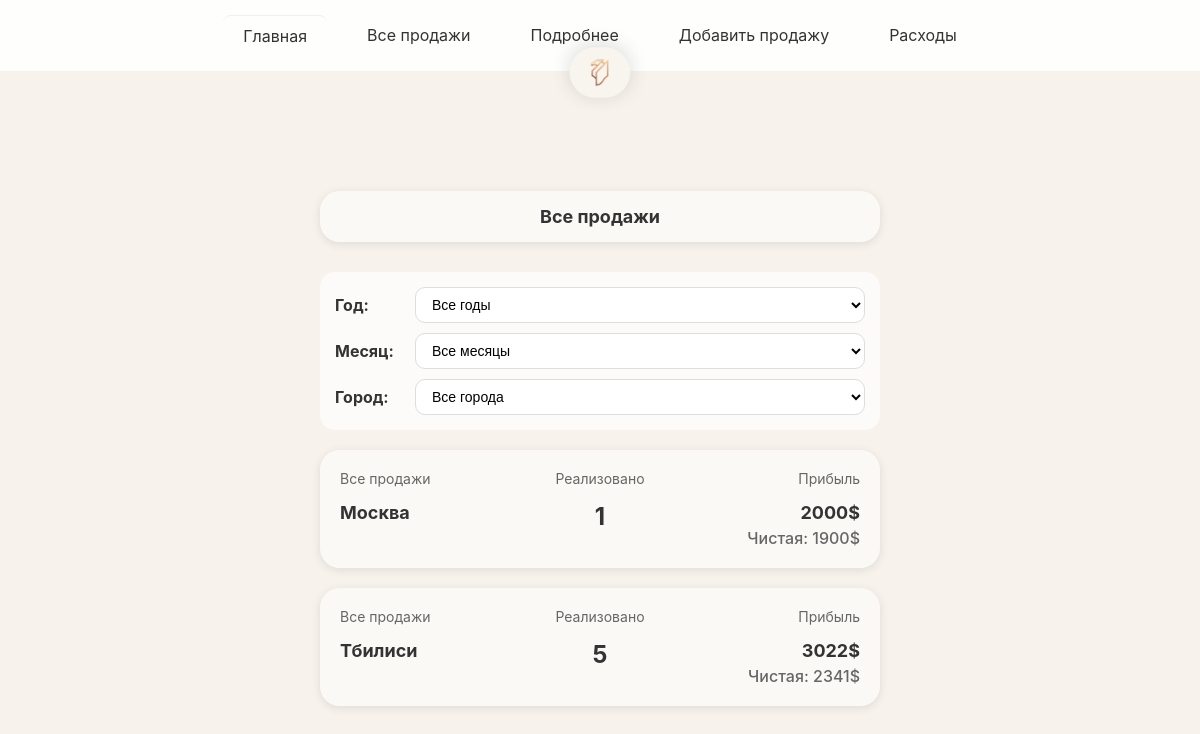
The app's page /all_sales_summary with its own data.
### app.py (models this page shows, shortened)
class City(db.Model):
    id = db.Column(db.Integer, primary_key=True)
    name = db.Column(db.String(100), unique=True, nullable=False)

### app.py (the view, shortened to what this page needs)
@app.route('/all_sales_summary')
def all_sales_summary():
    year_filter = request.args.get('year', 'all')
    month_filter = request.args.get('month', 'all')
    city_filter = request.args.get('city', 'all')
    sales_query = Sale.query
    if city_filter != 'all':
        sales_query = sales_query.join(City).filter(City.name == city_filter)
    all_sales = sales_query.all()
    cities_data = {}
    for sale in all_sales:
        city_name = sale.city.name
        sale_date = sale.date.date() if isinstance(sale.date, datetime) else sale.date
        sale_month = sale_date.month
        sale_year = sale_date.year
        if city_name not in cities_data:
            cities_data[city_name] = {
                'count': 0,
                'total_buy': 0,
                'total_sell': 0,
                'total_expenses': 0,
                'gross_profit': 0,
                'net_profit': 0,
                'months': {}  # Группировка по месяцам
            }
        data = cities_data[city_name]
        data['count'] += 1
        data['total_buy'] += sale.buy_price
        data['total_sell'] += sale.sell_price
        sale_expenses = sum(e.amount for e in sale.expenses)
        data['total_expenses'] += sale_expenses
        month_key = f"{sale_year}-{sale_month:02d}"
        if month_key not in data['months']:
            data['months'][month_key] = {
                'count': 0,
                'gross_profit': 0,
                'net_profit': 0,
                'month': sale_month,
                'year': sale_year
            }
        month_data = data['months'][month_key]
        month_data['count'] += 1
        month_data['gross_profit'] += (sale.sell_price - sale.buy_price)
        month_data['net_profit'] += (sale.sell_price - sale.buy_price - sale_expenses)
    for city_name, data in cities_data.items():
        data['gross_profit'] = data['total_sell'] - data['total_buy']
        data['net_profit'] = data['gross_profit'] - data['total_expenses']
        data['months'] = dict(sorted(data['months'].items(), reverse=True))
    months_ru = ['Январь', 'Февраль', 'Март', 'Апрель', 'Май', 'Июнь',
                 'Июль', 'Август', 'Сентябрь', 'Октябрь', 'Ноябрь', 'Декабрь']
    period_label = "Все продажи"
    if year_filter != 'all' and month_filter != 'all':
        try:
            month_name = months_ru[int(month_filter) - 1]
            period_label = f"{month_name} {year_filter}"
        except:
            period_label = f"{year_filter} год"
    elif year_filter != 'all':
        period_label = f"{year_filter} год"
    all_years = sorted(set(s.date.year for s in Sale.query.with_entities(Sale.date).all()), reverse=True)
    if not all_years:
        all_years = [date.today().year]
    all_cities = sorted([c.name for c in City.query.all()])
    return render_template('all_sales_summary.html',
                           cities_data=cities_data,
                           all_years=all_years,
                           all_cities=all_cities,
                           selected_year=year_filter,
                           selected_month=month_filter,
                           selected_city=city_filter,
                           period_label=period_label,
                           months_ru=months_ru)

### templates/all_sales_summary.html (shortened to what this page needs)
{% extends 'base.html' %}
{% block content %}
<div class="summary-container">
    <div class="logo-icon">
        <a href="{{ url_for('dashboard') }}">
            <img src="{{ url_for('uploaded_file', filename='logo.png') }}" alt="Logo">
        </a>
    </div>
    <a href="{{ url_for('sales') }}" class="all-sales-btn">Все продажи</a>
    <div class="filters-section">
        <form method="GET">
            <div class="form-row">
                <label><strong>Год:</strong></label>
                <select name="year" id="year-select" onchange="this.form.submit()">
                    <option value="all">Все годы</option>
                </select>
            </div>
            <div class="form-row">
                <label><strong>Месяц:</strong></label>
                <select name="month" id="month-select" onchange="this.form.submit()">
                    <option value="all">Все месяцы</option>
                </select>
            </div>
            <div class="form-row">
                <label><strong>Город:</strong></label>
                <select name="city" onchange="this.form.submit()">
                    <option value="all">Все города</option>
                </select>
            </div>
        </form>
    </div>
    <ul class="cities-list">
        {% for city_name, city_data in cities_data.items()|sort %}
        <li class="city-card">
            <a href="{{ url_for('sales', city=city_name, year=selected_year if selected_year != 'all' else 'all', month=selected_month if selected_month != 'all' else 'all') }}">
                <div class="city-card-header">
                    <div class="period">{{ period_label }}</div>
                    <div class="label">Реализовано</div>
                    <div class="label-right">Прибыль</div>
                </div>
                <div class="city-card-data">
                    <div class="city-name">{{ city_name }}</div>
                    <div class="count">{{ city_data.count }}</div>
                    <div>
                        <div class="profit">{{ "%.0f"|format(city_data.gross_profit) }}$</div>
                        <div class="net-profit">Чистая: {{ "%.0f"|format(city_data.net_profit) }}$</div>
                    </div>
                </div>
            </a>
        </li>
        {% endfor %}
    </ul>
</div>
{% endblock %}

### templates/base.html (shortened to what this page needs)
<!DOCTYPE html>
<html lang="ru">
<head>
</head>
<body>
    <nav class="nav-menu" id="navMenu">
        <a href="{{ url_for('dashboard') }}">Главная</a>
        <a href="{{ url_for('all_sales_summary') }}">Все продажи</a>
        <a href="{{ url_for('sales') }}">Подробнее</a>
        <a href="{{ url_for('add_sale') }}">Добавить продажу</a>
        <a href="{{ url_for('stats') }}">Расходы</a>
    </nav>
    {% block content %}{% endblock %}
</body>
</html>

### templates/base.html (style rules this page uses)
* { margin: 0; padding: 0; box-sizing: border-box; }
body { font-family: -apple-system, BlinkMacSystemFont, 'Segoe UI', Roboto, Oxygen, Ubuntu, Cantarell, sans-serif; background: #F7F3EC; min-height: 100vh; }
.nav-menu { position: fixed; top: 0; left: -300px; width: 280px; height: 100vh; background: #fff; box-shadow: 2px 0 10px rgba(0,0,0,0.1); transition: left 0.3s ease; z-index: 999; padding-top: 80px; }
.nav-menu a { display: block; padding: 18px 25px; color: #333; text-decoration: none; font-size: 16px; border-bottom: 1px solid #f0f0f0; transition: background 0.2s ease; }
.nav-menu a:first-child { border-top: 1px solid #f0f0f0; }
@media (min-width: 768px) { .nav-menu { position: static; width: 100%; height: auto; left: 0; box-shadow: none; padding: 15px 0; display: flex; justify-content: center; gap: 20px; background: rgba(255, 255, 255, 0.9); margin-bottom: 30px; border-radius: 0; } }
@media (min-width: 768px) { .nav-menu a { border: none; padding: 10px 20px; border-radius: 8px; background: transparent; } }
img { max-height: 100px; border-radius: 4px; }

### templates/all_sales_summary.html (style rules this page uses)
.summary-container { max-width: 500px; margin: 0 auto; padding: 20px; padding-top: 150px; }
.logo-icon { position: fixed; top: 10px; left: 50%; transform: translateX(-50%); width: 120px; height: 120px; margin: 0; border-radius: 50%; display: flex; align-items: center; justify-content: center; z-index: 100; }
.logo-icon a { display: flex; align-items: center; justify-content: center; width: 100%; height: 100%; text-decoration: none; }
.logo-icon img { width: 100%; height: 100%; object-fit: contain; border-radius: 50%; cursor: pointer; }
.all-sales-btn { display: block; width: 100%; background: rgba(255, 255, 255, 0.5); color: #333; padding: 15px 25px; border-radius: 20px; text-align: center; text-decoration: none; font-size: 18px; font-weight: bold; margin-bottom: 30px; box-shadow: 0 2px 10px rgba(0,0,0,0.1); }
.filters-section { background: rgba(255, 255, 255, 0.7); padding: 15px; border-radius: 15px; margin-bottom: 20px; }
.filters-section form { display: flex; flex-direction: column; gap: 10px; }
.filters-section .form-row { display: flex; align-items: center; gap: 10px; }
.filters-section label { font-weight: 500; color: #333; white-space: nowrap; min-width: 70px; text-align: left; }
.filters-section select { padding: 8px 12px; border-radius: 10px; border: 1px solid #ddd; font-size: 14px; flex: 1; min-width: 0; background: white; }
.cities-list { list-style: none; padding: 0; margin: 0; }
.city-card { background: rgba(255, 255, 255, 0.5); border-radius: 20px; padding: 20px; margin-bottom: 20px; box-shadow: 0 2px 10px rgba(0,0,0,0.1); cursor: pointer; transition: background 0.2s, box-shadow 0.2s; }
.city-card a { text-decoration: none; color: inherit; display: block; }
.city-card-header { display: grid; grid-template-columns: 1fr auto 1fr; gap: 10px; margin-bottom: 15px; text-align: center; }
.city-card-header .period { font-size: 14px; color: #666; text-align: left; }
.city-card-header .label { font-size: 14px; color: #666; }
.city-card-header .label-right { font-size: 14px; color: #666; text-align: right; }
.city-card-data { display: grid; grid-template-columns: 1fr auto 1fr; gap: 10px; text-align: center; }
.city-card-data .city-name { font-size: 18px; font-weight: bold; color: #333; text-align: left; }
.city-card-data .count { font-size: 24px; font-weight: bold; color: #333; }
.city-card-data .profit { font-size: 18px; font-weight: bold; color: #333; text-align: right; }
.city-card-data .net-profit { font-size: 16px; font-weight: 500; color: #666; text-align: right; margin-top: 5px; }
@media (min-width: 768px) { .summary-container { max-width: 600px; padding-top: 90px; } }
@media (min-width: 768px) { .filters-section form { flex-direction: column; } }
@media (min-width: 768px) { .filters-section .form-row { width: 100%; justify-content: center; } }

### records on screen
City: period_label "Все продажи", name "Москва", count "1", gross_profit "2000", net_profit "1900"
City: period_label "Все продажи", name "Тбилиси", count "5", gross_profit "3022", net_profit "2341"
